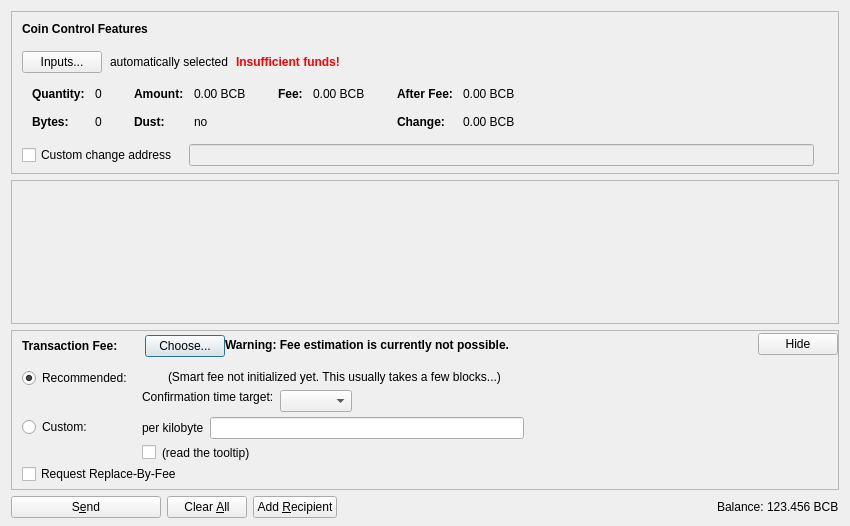
<?xml version="1.0" encoding="UTF-8"?>
<ui version="4.0">
 <class>SendCoinsDialog</class>
 <widget class="QDialog" name="SendCoinsDialog">
  <property name="geometry">
   <rect>
    <x>0</x>
    <y>0</y>
    <width>850</width>
    <height>526</height>
   </rect>
  </property>
  <property name="windowTitle">
   <string>Send Coins</string>
  </property>
  <layout class="QVBoxLayout" name="verticalLayout" stretch="0,1,0,0">
   <property name="bottomMargin">
    <number>8</number>
   </property>
   <item>
    <widget class="QFrame" name="frameCoinControl">
     <property name="sizePolicy">
      <sizepolicy hsizetype="Expanding" vsizetype="Expanding">
       <horstretch>0</horstretch>
       <verstretch>0</verstretch>
      </sizepolicy>
     </property>
     <property name="maximumSize">
      <size>
       <width>16777215</width>
       <height>16777215</height>
      </size>
     </property>
     <property name="frameShape">
      <enum>QFrame::StyledPanel</enum>
     </property>
     <property name="frameShadow">
      <enum>QFrame::Sunken</enum>
     </property>
     <layout class="QVBoxLayout" name="verticalLayoutCoinControl2">
      <property name="spacing">
       <number>0</number>
      </property>
      <property name="leftMargin">
       <number>0</number>
      </property>
      <property name="topMargin">
       <number>0</number>
      </property>
      <property name="rightMargin">
       <number>0</number>
      </property>
      <property name="bottomMargin">
       <number>6</number>
      </property>
      <item>
       <layout class="QVBoxLayout" name="verticalLayoutCoinControl" stretch="0,0,0,0,1">
        <property name="spacing">
         <number>0</number>
        </property>
        <property name="leftMargin">
         <number>10</number>
        </property>
        <property name="topMargin">
         <number>10</number>
        </property>
        <item>
         <layout class="QHBoxLayout" name="horizontalLayoutCoinControl1">
          <property name="bottomMargin">
           <number>15</number>
          </property>
          <item>
           <widget class="QLabel" name="labelCoinControlFeatures">
            <property name="sizePolicy">
             <sizepolicy hsizetype="Preferred" vsizetype="Maximum">
              <horstretch>0</horstretch>
              <verstretch>0</verstretch>
             </sizepolicy>
            </property>
            <property name="font">
             <font>
              <weight>75</weight>
              <bold>true</bold>
             </font>
            </property>
            <property name="styleSheet">
             <string notr="true">font-weight:bold;</string>
            </property>
            <property name="text">
             <string>Coin Control Features</string>
            </property>
           </widget>
          </item>
         </layout>
        </item>
        <item>
         <layout class="QHBoxLayout" name="horizontalLayoutCoinControl2" stretch="0,0,0,0">
          <property name="spacing">
           <number>8</number>
          </property>
          <property name="bottomMargin">
           <number>10</number>
          </property>
          <item>
           <widget class="QPushButton" name="pushButtonCoinControl">
            <property name="styleSheet">
             <string notr="true"/>
            </property>
            <property name="text">
             <string>Inputs...</string>
            </property>
            <property name="autoDefault">
             <bool>false</bool>
            </property>
           </widget>
          </item>
          <item>
           <widget class="QLabel" name="labelCoinControlAutomaticallySelected">
            <property name="text">
             <string>automatically selected</string>
            </property>
            <property name="margin">
             <number>5</number>
            </property>
           </widget>
          </item>
          <item>
           <widget class="QLabel" name="labelCoinControlInsuffFunds">
            <property name="font">
             <font>
              <weight>75</weight>
              <bold>true</bold>
             </font>
            </property>
            <property name="styleSheet">
             <string notr="true">color:red;font-weight:bold;</string>
            </property>
            <property name="text">
             <string>Insufficient funds!</string>
            </property>
            <property name="margin">
             <number>5</number>
            </property>
           </widget>
          </item>
          <item>
           <spacer name="horizontalSpacerCoinControl">
            <property name="orientation">
             <enum>Qt::Horizontal</enum>
            </property>
            <property name="sizeHint" stdset="0">
             <size>
              <width>40</width>
              <height>1</height>
             </size>
            </property>
           </spacer>
          </item>
         </layout>
        </item>
        <item>
         <widget class="QWidget" name="widgetCoinControl" native="true">
          <property name="sizePolicy">
           <sizepolicy hsizetype="Preferred" vsizetype="Preferred">
            <horstretch>0</horstretch>
            <verstretch>0</verstretch>
           </sizepolicy>
          </property>
          <property name="minimumSize">
           <size>
            <width>0</width>
            <height>0</height>
           </size>
          </property>
          <property name="styleSheet">
           <string notr="true"/>
          </property>
          <layout class="QHBoxLayout" name="horizontalLayoutCoinControl5">
           <property name="leftMargin">
            <number>0</number>
           </property>
           <property name="topMargin">
            <number>0</number>
           </property>
           <property name="rightMargin">
            <number>0</number>
           </property>
           <property name="bottomMargin">
            <number>0</number>
           </property>
           <item>
            <layout class="QHBoxLayout" name="horizontalLayoutCoinControl3" stretch="0,0,0,1">
             <property name="spacing">
              <number>20</number>
             </property>
             <property name="topMargin">
              <number>0</number>
             </property>
             <property name="bottomMargin">
              <number>10</number>
             </property>
             <item>
              <layout class="QFormLayout" name="formLayoutCoinControl1">
               <property name="horizontalSpacing">
                <number>10</number>
               </property>
               <property name="verticalSpacing">
                <number>14</number>
               </property>
               <property name="leftMargin">
                <number>10</number>
               </property>
               <property name="topMargin">
                <number>4</number>
               </property>
               <property name="rightMargin">
                <number>6</number>
               </property>
               <item row="0" column="0">
                <widget class="QLabel" name="labelCoinControlQuantityText">
                 <property name="font">
                  <font>
                   <weight>75</weight>
                   <bold>true</bold>
                  </font>
                 </property>
                 <property name="text">
                  <string>Quantity:</string>
                 </property>
                 <property name="margin">
                  <number>0</number>
                 </property>
                </widget>
               </item>
               <item row="0" column="1">
                <widget class="QLabel" name="labelCoinControlQuantity">
                 <property name="cursor">
                  <cursorShape>IBeamCursor</cursorShape>
                 </property>
                 <property name="contextMenuPolicy">
                  <enum>Qt::ActionsContextMenu</enum>
                 </property>
                 <property name="text">
                  <string notr="true">0</string>
                 </property>
                 <property name="margin">
                  <number>0</number>
                 </property>
                 <property name="textInteractionFlags">
                  <set>Qt::LinksAccessibleByMouse|Qt::TextSelectableByKeyboard|Qt::TextSelectableByMouse</set>
                 </property>
                </widget>
               </item>
               <item row="1" column="0">
                <widget class="QLabel" name="labelCoinControlBytesText">
                 <property name="font">
                  <font>
                   <weight>75</weight>
                   <bold>true</bold>
                  </font>
                 </property>
                 <property name="text">
                  <string>Bytes:</string>
                 </property>
                </widget>
               </item>
               <item row="1" column="1">
                <widget class="QLabel" name="labelCoinControlBytes">
                 <property name="cursor">
                  <cursorShape>IBeamCursor</cursorShape>
                 </property>
                 <property name="contextMenuPolicy">
                  <enum>Qt::ActionsContextMenu</enum>
                 </property>
                 <property name="text">
                  <string notr="true">0</string>
                 </property>
                 <property name="textInteractionFlags">
                  <set>Qt::LinksAccessibleByMouse|Qt::TextSelectableByKeyboard|Qt::TextSelectableByMouse</set>
                 </property>
                </widget>
               </item>
              </layout>
             </item>
             <item>
              <layout class="QFormLayout" name="formLayoutCoinControl2">
               <property name="horizontalSpacing">
                <number>10</number>
               </property>
               <property name="verticalSpacing">
                <number>14</number>
               </property>
               <property name="leftMargin">
                <number>6</number>
               </property>
               <property name="topMargin">
                <number>4</number>
               </property>
               <property name="rightMargin">
                <number>6</number>
               </property>
               <item row="0" column="0">
                <widget class="QLabel" name="labelCoinControlAmountText">
                 <property name="font">
                  <font>
                   <weight>75</weight>
                   <bold>true</bold>
                  </font>
                 </property>
                 <property name="text">
                  <string>Amount:</string>
                 </property>
                 <property name="margin">
                  <number>0</number>
                 </property>
                </widget>
               </item>
               <item row="0" column="1">
                <widget class="QLabel" name="labelCoinControlAmount">
                 <property name="cursor">
                  <cursorShape>IBeamCursor</cursorShape>
                 </property>
                 <property name="contextMenuPolicy">
                  <enum>Qt::ActionsContextMenu</enum>
                 </property>
                 <property name="text">
                  <string notr="true">0.00 BCB</string>
                 </property>
                 <property name="textInteractionFlags">
                  <set>Qt::LinksAccessibleByMouse|Qt::TextSelectableByKeyboard|Qt::TextSelectableByMouse</set>
                 </property>
                </widget>
               </item>
               <item row="1" column="0">
                <widget class="QLabel" name="labelCoinControlLowOutputText">
                 <property name="font">
                  <font>
                   <weight>75</weight>
                   <bold>true</bold>
                  </font>
                 </property>
                 <property name="text">
                  <string>Dust:</string>
                 </property>
                </widget>
               </item>
               <item row="1" column="1">
                <widget class="QLabel" name="labelCoinControlLowOutput">
                 <property name="cursor">
                  <cursorShape>IBeamCursor</cursorShape>
                 </property>
                 <property name="contextMenuPolicy">
                  <enum>Qt::ActionsContextMenu</enum>
                 </property>
                 <property name="text">
                  <string notr="true">no</string>
                 </property>
                 <property name="textInteractionFlags">
                  <set>Qt::LinksAccessibleByMouse|Qt::TextSelectableByKeyboard|Qt::TextSelectableByMouse</set>
                 </property>
                </widget>
               </item>
              </layout>
             </item>
             <item>
              <layout class="QFormLayout" name="formLayoutCoinControl3">
               <property name="horizontalSpacing">
                <number>10</number>
               </property>
               <property name="verticalSpacing">
                <number>14</number>
               </property>
               <property name="leftMargin">
                <number>6</number>
               </property>
               <property name="topMargin">
                <number>4</number>
               </property>
               <property name="rightMargin">
                <number>6</number>
               </property>
               <item row="0" column="0">
                <widget class="QLabel" name="labelCoinControlFeeText">
                 <property name="font">
                  <font>
                   <weight>75</weight>
                   <bold>true</bold>
                  </font>
                 </property>
                 <property name="text">
                  <string>Fee:</string>
                 </property>
                 <property name="margin">
                  <number>0</number>
                 </property>
                </widget>
               </item>
               <item row="0" column="1">
                <widget class="QLabel" name="labelCoinControlFee">
                 <property name="cursor">
                  <cursorShape>IBeamCursor</cursorShape>
                 </property>
                 <property name="contextMenuPolicy">
                  <enum>Qt::ActionsContextMenu</enum>
                 </property>
                 <property name="text">
                  <string notr="true">0.00 BCB</string>
                 </property>
                 <property name="textInteractionFlags">
                  <set>Qt::LinksAccessibleByMouse|Qt::TextSelectableByKeyboard|Qt::TextSelectableByMouse</set>
                 </property>
                </widget>
               </item>
              </layout>
             </item>
             <item>
              <layout class="QFormLayout" name="formLayoutCoinControl4">
               <property name="horizontalSpacing">
                <number>10</number>
               </property>
               <property name="verticalSpacing">
                <number>14</number>
               </property>
               <property name="leftMargin">
                <number>6</number>
               </property>
               <property name="topMargin">
                <number>4</number>
               </property>
               <property name="rightMargin">
                <number>6</number>
               </property>
               <item row="0" column="0">
                <widget class="QLabel" name="labelCoinControlAfterFeeText">
                 <property name="font">
                  <font>
                   <weight>75</weight>
                   <bold>true</bold>
                  </font>
                 </property>
                 <property name="text">
                  <string>After Fee:</string>
                 </property>
                 <property name="margin">
                  <number>0</number>
                 </property>
                </widget>
               </item>
               <item row="0" column="1">
                <widget class="QLabel" name="labelCoinControlAfterFee">
                 <property name="cursor">
                  <cursorShape>IBeamCursor</cursorShape>
                 </property>
                 <property name="contextMenuPolicy">
                  <enum>Qt::ActionsContextMenu</enum>
                 </property>
                 <property name="text">
                  <string notr="true">0.00 BCB</string>
                 </property>
                 <property name="textInteractionFlags">
                  <set>Qt::LinksAccessibleByMouse|Qt::TextSelectableByKeyboard|Qt::TextSelectableByMouse</set>
                 </property>
                </widget>
               </item>
               <item row="1" column="0">
                <widget class="QLabel" name="labelCoinControlChangeText">
                 <property name="font">
                  <font>
                   <weight>75</weight>
                   <bold>true</bold>
                  </font>
                 </property>
                 <property name="text">
                  <string>Change:</string>
                 </property>
                </widget>
               </item>
               <item row="1" column="1">
                <widget class="QLabel" name="labelCoinControlChange">
                 <property name="cursor">
                  <cursorShape>IBeamCursor</cursorShape>
                 </property>
                 <property name="contextMenuPolicy">
                  <enum>Qt::ActionsContextMenu</enum>
                 </property>
                 <property name="text">
                  <string notr="true">0.00 BCB</string>
                 </property>
                 <property name="textInteractionFlags">
                  <set>Qt::LinksAccessibleByMouse|Qt::TextSelectableByKeyboard|Qt::TextSelectableByMouse</set>
                 </property>
                </widget>
               </item>
              </layout>
             </item>
            </layout>
           </item>
          </layout>
         </widget>
        </item>
        <item>
         <layout class="QHBoxLayout" name="horizontalLayoutCoinControl4" stretch="0,0,0">
          <property name="spacing">
           <number>12</number>
          </property>
          <property name="sizeConstraint">
           <enum>QLayout::SetDefaultConstraint</enum>
          </property>
          <property name="topMargin">
           <number>5</number>
          </property>
          <property name="rightMargin">
           <number>5</number>
          </property>
          <item>
           <widget class="QCheckBox" name="checkBoxCoinControlChange">
            <property name="toolTip">
             <string>If this is activated, but the change address is empty or invalid, change will be sent to a newly generated address.</string>
            </property>
            <property name="text">
             <string>Custom change address</string>
            </property>
           </widget>
          </item>
          <item>
           <widget class="QValidatedLineEdit" name="lineEditCoinControlChange">
            <property name="enabled">
             <bool>false</bool>
            </property>
            <property name="sizePolicy">
             <sizepolicy hsizetype="Expanding" vsizetype="Fixed">
              <horstretch>0</horstretch>
              <verstretch>0</verstretch>
             </sizepolicy>
            </property>
           </widget>
          </item>
          <item>
           <widget class="QLabel" name="labelCoinControlChangeLabel">
            <property name="sizePolicy">
             <sizepolicy hsizetype="Preferred" vsizetype="Expanding">
              <horstretch>0</horstretch>
              <verstretch>0</verstretch>
             </sizepolicy>
            </property>
            <property name="minimumSize">
             <size>
              <width>0</width>
              <height>0</height>
             </size>
            </property>
            <property name="text">
             <string/>
            </property>
            <property name="margin">
             <number>3</number>
            </property>
           </widget>
          </item>
         </layout>
        </item>
        <item>
         <spacer name="verticalSpacerCoinControl">
          <property name="orientation">
           <enum>Qt::Vertical</enum>
          </property>
          <property name="sizeHint" stdset="0">
           <size>
            <width>800</width>
            <height>1</height>
           </size>
          </property>
         </spacer>
        </item>
       </layout>
      </item>
     </layout>
    </widget>
   </item>
   <item>
    <widget class="QScrollArea" name="scrollArea">
     <property name="widgetResizable">
      <bool>true</bool>
     </property>
     <widget class="QWidget" name="scrollAreaWidgetContents">
      <property name="geometry">
       <rect>
        <x>0</x>
        <y>0</y>
        <width>830</width>
        <height>104</height>
       </rect>
      </property>
      <layout class="QVBoxLayout" name="verticalLayout_2" stretch="0,1">
       <property name="leftMargin">
        <number>0</number>
       </property>
       <property name="topMargin">
        <number>0</number>
       </property>
       <property name="rightMargin">
        <number>0</number>
       </property>
       <property name="bottomMargin">
        <number>0</number>
       </property>
       <item>
        <layout class="QVBoxLayout" name="entries">
         <property name="spacing">
          <number>6</number>
         </property>
        </layout>
       </item>
       <item>
        <spacer name="verticalSpacer">
         <property name="orientation">
          <enum>Qt::Vertical</enum>
         </property>
         <property name="sizeHint" stdset="0">
          <size>
           <width>20</width>
           <height>40</height>
          </size>
         </property>
        </spacer>
       </item>
      </layout>
     </widget>
    </widget>
   </item>
   <item>
    <widget class="QFrame" name="frameFee">
     <property name="sizePolicy">
      <sizepolicy hsizetype="Expanding" vsizetype="Expanding">
       <horstretch>0</horstretch>
       <verstretch>0</verstretch>
      </sizepolicy>
     </property>
     <property name="maximumSize">
      <size>
       <width>16777215</width>
       <height>16777215</height>
      </size>
     </property>
     <property name="frameShape">
      <enum>QFrame::StyledPanel</enum>
     </property>
     <property name="frameShadow">
      <enum>QFrame::Sunken</enum>
     </property>
     <layout class="QVBoxLayout" name="verticalLayoutFee1">
      <property name="spacing">
       <number>0</number>
      </property>
      <property name="leftMargin">
       <number>0</number>
      </property>
      <property name="topMargin">
       <number>0</number>
      </property>
      <property name="rightMargin">
       <number>0</number>
      </property>
      <property name="bottomMargin">
       <number>0</number>
      </property>
      <item>
       <layout class="QVBoxLayout" name="verticalLayoutFee2" stretch="0,0,0">
        <property name="spacing">
         <number>0</number>
        </property>
        <property name="leftMargin">
         <number>10</number>
        </property>
        <property name="topMargin">
         <number>0</number>
        </property>
        <item>
         <layout class="QHBoxLayout" name="horizontalLayoutFee1">
          <property name="bottomMargin">
           <number>0</number>
          </property>
          <item>
           <layout class="QVBoxLayout" name="verticalLayoutFee7">
            <property name="spacing">
             <number>0</number>
            </property>
            <item>
             <spacer name="verticalSpacerSmartFee">
              <property name="orientation">
               <enum>Qt::Vertical</enum>
              </property>
              <property name="sizeType">
               <enum>QSizePolicy::Fixed</enum>
              </property>
              <property name="sizeHint" stdset="0">
               <size>
                <width>1</width>
                <height>4</height>
               </size>
              </property>
             </spacer>
            </item>
            <item>
             <layout class="QHBoxLayout" name="horizontalLayoutSmartFee">
              <property name="spacing">
               <number>10</number>
              </property>
              <item>
               <widget class="QLabel" name="labelFeeHeadline">
                <property name="sizePolicy">
                 <sizepolicy hsizetype="Preferred" vsizetype="Maximum">
                  <horstretch>0</horstretch>
                  <verstretch>0</verstretch>
                 </sizepolicy>
                </property>
                <property name="font">
                 <font>
                  <weight>75</weight>
                  <bold>true</bold>
                 </font>
                </property>
                <property name="styleSheet">
                 <string notr="true">font-weight:bold;</string>
                </property>
                <property name="text">
                 <string>Transaction Fee:</string>
                </property>
               </widget>
              </item>
              <item>
               <widget class="QLabel" name="labelFeeMinimized">
                <property name="text">
                 <string/>
                </property>
               </widget>
              </item>
              <item>
               <widget class="QPushButton" name="buttonChooseFee">
                <property name="text">
                 <string>Choose...</string>
                </property>
               </widget>
              </item>
             </layout>
            </item>
            <item>
             <spacer name="verticalSpacer_5">
              <property name="orientation">
               <enum>Qt::Vertical</enum>
              </property>
              <property name="sizeHint" stdset="0">
               <size>
                <width>1</width>
                <height>1</height>
               </size>
              </property>
             </spacer>
            </item>
           </layout>
          </item>
          <item>
           <widget class="QLabel" name="fallbackFeeWarningLabel">
            <property name="toolTip">
             <string>Using the fallbackfee can result in sending a transaction that will take several hours or days (or never) to confirm. Consider choosing your fee manually or wait until you have validated the complete chain.</string>
            </property>
            <property name="font">
            <font>
                <weight>75</weight>
                <bold>true</bold>
            </font>
            </property>
            <property name="text">
             <string>Warning: Fee estimation is currently not possible.</string>
            </property>
            <property name="wordWrap">
             <bool>false</bool>
            </property>
           </widget>
          </item>
          <item>
           <spacer name="horizontalSpacer_4">
            <property name="orientation">
             <enum>Qt::Horizontal</enum>
            </property>
            <property name="sizeType">
             <enum>QSizePolicy::MinimumExpanding</enum>
            </property>
            <property name="sizeHint" stdset="0">
             <size>
              <width>40</width>
              <height>20</height>
             </size>
            </property>
           </spacer>
          </item>
          <item>
           <widget class="QPushButton" name="buttonMinimizeFee">
            <property name="toolTip">
             <string>collapse fee-settings</string>
            </property>
            <property name="text">
             <string>Hide</string>
            </property>
           </widget>
          </item>
         </layout>
        </item>
        <item>
         <widget class="QFrame" name="frameFeeSelection">
          <layout class="QVBoxLayout" name="verticalLayoutFee12">
           <property name="spacing">
            <number>0</number>
           </property>
           <property name="leftMargin">
            <number>0</number>
           </property>
           <property name="topMargin">
            <number>0</number>
           </property>
           <property name="rightMargin">
            <number>0</number>
           </property>
           <property name="bottomMargin">
            <number>0</number>
           </property>
           <item>
            <layout class="QGridLayout" name="gridLayoutFee">
             <property name="topMargin">
              <number>10</number>
             </property>
             <property name="bottomMargin">
              <number>4</number>
             </property>
             <property name="horizontalSpacing">
              <number>10</number>
             </property>
             <property name="verticalSpacing">
              <number>4</number>
             </property>
             <item row="1" column="1">
              <layout class="QVBoxLayout" name="verticalLayoutFee8">
               <property name="spacing">
                <number>6</number>
               </property>
               <item>
                <layout class="QHBoxLayout" name="horizontalLayoutFee13">
                 <item>
                  <widget class="QLabel" name="labelCustomPerKilobyte">
                   <property name="toolTip">
                    <string>If the custom fee is set to 1000 satoshis and the transaction is only 250 bytes, then &quot;per kilobyte&quot; only pays 250 satoshis in fee, while &quot;total at least&quot; pays 1000 satoshis. For transactions bigger than a kilobyte both pay by kilobyte.</string>
                   </property>
                   <property name="text">
                    <string>per kilobyte</string>
                   </property>
                  </widget>
                 </item>
                 <item>
                  <widget class="BitcoinBridgeAmountField" name="customFee"/>
                 </item>
                 <item>
                  <spacer name="horizontalSpacer_6">
                   <property name="orientation">
                    <enum>Qt::Horizontal</enum>
                   </property>
                   <property name="sizeHint" stdset="0">
                    <size>
                     <width>1</width>
                     <height>1</height>
                    </size>
                   </property>
                  </spacer>
                 </item>
                </layout>
               </item>
               <item>
                <layout class="QHBoxLayout" name="horizontalLayoutFee8">
                 <item>
                  <widget class="QCheckBox" name="checkBoxMinimumFee">
                   <property name="toolTip">
                    <string>Paying only the minimum fee is just fine as long as there is less transaction volume than space in the blocks. But be aware that this can end up in a never confirming transaction once there is more demand for bitcoinbridge transactions than the network can process.</string>
                   </property>
                   <property name="text">
                    <string/>
                   </property>
                  </widget>
                 </item>
                 <item>
                  <widget class="QLabel" name="labelMinFeeWarning">
                   <property name="enabled">
                    <bool>true</bool>
                   </property>
                   <property name="toolTip">
                    <string>Paying only the minimum fee is just fine as long as there is less transaction volume than space in the blocks. But be aware that this can end up in a never confirming transaction once there is more demand for bitcoinbridge transactions than the network can process.</string>
                   </property>
                   <property name="text">
                    <string>(read the tooltip)</string>
                   </property>
                   <property name="margin">
                    <number>5</number>
                   </property>
                  </widget>
                 </item>
                 <item>
                  <spacer name="horizontalSpacer_2">
                   <property name="orientation">
                    <enum>Qt::Horizontal</enum>
                   </property>
                   <property name="sizeHint" stdset="0">
                    <size>
                     <width>1</width>
                     <height>1</height>
                    </size>
                   </property>
                  </spacer>
                 </item>
                </layout>
               </item>
              </layout>
             </item>
             <item row="0" column="0">
              <layout class="QVBoxLayout" name="verticalLayoutFee4" stretch="0,1">
               <item>
                <widget class="QRadioButton" name="radioSmartFee">
                 <property name="text">
                  <string>Recommended:</string>
                 </property>
                 <property name="checked">
                  <bool>true</bool>
                 </property>
                 <attribute name="buttonGroup">
                  <string notr="true">groupFee</string>
                 </attribute>
                </widget>
               </item>
               <item>
                <spacer name="verticalSpacer_2">
                 <property name="orientation">
                  <enum>Qt::Vertical</enum>
                 </property>
                 <property name="sizeHint" stdset="0">
                  <size>
                   <width>1</width>
                   <height>1</height>
                  </size>
                 </property>
                </spacer>
               </item>
              </layout>
             </item>
             <item row="1" column="0">
              <layout class="QVBoxLayout" name="verticalLayoutFee9" stretch="0,1">
               <item>
                <widget class="QRadioButton" name="radioCustomFee">
                 <property name="text">
                  <string>Custom:</string>
                 </property>
                 <attribute name="buttonGroup">
                  <string notr="true">groupFee</string>
                 </attribute>
                </widget>
               </item>
               <item>
                <spacer name="verticalSpacer_6">
                 <property name="orientation">
                  <enum>Qt::Vertical</enum>
                 </property>
                 <property name="sizeHint" stdset="0">
                  <size>
                   <width>1</width>
                   <height>1</height>
                  </size>
                 </property>
                </spacer>
               </item>
              </layout>
             </item>
             <item row="0" column="1">
              <layout class="QVBoxLayout" name="verticalLayoutFee3" stretch="0,0,1">
               <property name="spacing">
                <number>6</number>
               </property>
               <property name="topMargin">
                <number>2</number>
               </property>
               <item>
                <layout class="QHBoxLayout" name="horizontalLayoutFee12">
                 <item>
                  <widget class="QLabel" name="labelSmartFee">
                   <property name="text">
                    <string/>
                   </property>
                   <property name="margin">
                    <number>2</number>
                   </property>
                  </widget>
                 </item>
                 <item>
                  <widget class="QLabel" name="labelFeeEstimation">
                   <property name="text">
                    <string/>
                   </property>
                  </widget>
                 </item>
                 <item>
                  <widget class="QLabel" name="labelSmartFee2">
                   <property name="text">
                    <string>(Smart fee not initialized yet. This usually takes a few blocks...)</string>
                   </property>
                   <property name="margin">
                    <number>2</number>
                   </property>
                  </widget>
                 </item>
                 <item>
                  <spacer name="horizontalSpacer_5">
                   <property name="orientation">
                    <enum>Qt::Horizontal</enum>
                   </property>
                   <property name="sizeHint" stdset="0">
                    <size>
                     <width>1</width>
                     <height>1</height>
                    </size>
                   </property>
                  </spacer>
                 </item>
                </layout>
               </item>
               <item>
                <layout class="QHBoxLayout" name="horizontalLayoutFee9">
                 <item>
                  <layout class="QVBoxLayout" name="verticalLayoutFee6">
                   <item>
                    <widget class="QLabel" name="labelSmartFee3">
                     <property name="text">
                      <string>Confirmation time target:</string>
                     </property>
                     <property name="margin">
                      <number>2</number>
                     </property>
                    </widget>
                   </item>
                   <item>
                    <spacer name="verticalSpacer_3">
                     <property name="orientation">
                      <enum>Qt::Vertical</enum>
                     </property>
                     <property name="sizeHint" stdset="0">
                      <size>
                       <width>1</width>
                       <height>1</height>
                      </size>
                     </property>
                    </spacer>
                   </item>
                  </layout>
                 </item>
                 <item>
                  <layout class="QVBoxLayout" name="verticalLayoutFee5">
                   <property name="rightMargin">
                    <number>30</number>
                   </property>
                   <item>
                    <layout class="QHBoxLayout" name="horizontalLayoutConfTarget">
                     <property name="bottomMargin">
                      <number>0</number>
                     </property>
                     <item>
                      <widget class="QComboBox" name="confTargetSelector"/>
                     </item>
                     <item>
                      <spacer name="horizontalSpacerConfTarget">
                       <property name="orientation">
                        <enum>Qt::Horizontal</enum>
                       </property>
                       <property name="sizeHint" stdset="0">
                        <size>
                         <width>40</width>
                         <height>20</height>
                        </size>
                       </property>
                      </spacer>
                     </item>
                    </layout>
                   </item>
                  </layout>
                 </item>
                </layout>
               </item>
               <item>
                <spacer name="verticalSpacer_4">
                 <property name="orientation">
                  <enum>Qt::Vertical</enum>
                 </property>
                 <property name="sizeHint" stdset="0">
                  <size>
                   <width>1</width>
                   <height>1</height>
                  </size>
                 </property>
                </spacer>
               </item>
              </layout>
             </item>
            </layout>
           </item>
           <item>
            <widget class="QCheckBox" name="optInRBF">
             <property name="text">
              <string>Request Replace-By-Fee</string>
             </property>
             <property name="toolTip">
              <string>Indicates that the sender may wish to replace this transaction with a new one paying higher fees (prior to being confirmed).</string>
             </property>
            </widget>
           </item>
          </layout>
         </widget>
        </item>
        <item>
         <spacer name="verticalSpacerFee">
          <property name="orientation">
           <enum>Qt::Vertical</enum>
          </property>
          <property name="sizeHint" stdset="0">
           <size>
            <width>40</width>
            <height>5</height>
           </size>
          </property>
         </spacer>
        </item>
       </layout>
      </item>
     </layout>
    </widget>
   </item>
   <item>
    <layout class="QHBoxLayout" name="horizontalLayout">
     <item>
      <widget class="QPushButton" name="sendButton">
       <property name="minimumSize">
        <size>
         <width>150</width>
         <height>0</height>
        </size>
       </property>
       <property name="toolTip">
        <string>Confirm the send action</string>
       </property>
       <property name="text">
        <string>S&amp;end</string>
       </property>
       <property name="icon">
        <iconset resource="../bitcoinbridge.qrc">
         <normaloff>:/icons/send</normaloff>:/icons/send</iconset>
       </property>
       <property name="autoDefault">
        <bool>false</bool>
       </property>
       <property name="default">
        <bool>false</bool>
       </property>
      </widget>
     </item>
     <item>
      <widget class="QPushButton" name="clearButton">
       <property name="sizePolicy">
        <sizepolicy hsizetype="Minimum" vsizetype="Fixed">
         <horstretch>0</horstretch>
         <verstretch>0</verstretch>
        </sizepolicy>
       </property>
       <property name="toolTip">
        <string>Clear all fields of the form.</string>
       </property>
       <property name="text">
        <string>Clear &amp;All</string>
       </property>
       <property name="icon">
        <iconset resource="../bitcoinbridge.qrc">
         <normaloff>:/icons/remove</normaloff>:/icons/remove</iconset>
       </property>
       <property name="autoDefault">
        <bool>false</bool>
       </property>
      </widget>
     </item>
     <item>
      <widget class="QPushButton" name="addButton">
       <property name="toolTip">
        <string>Send to multiple recipients at once</string>
       </property>
       <property name="text">
        <string>Add &amp;Recipient</string>
       </property>
       <property name="icon">
        <iconset resource="../bitcoinbridge.qrc">
         <normaloff>:/icons/add</normaloff>:/icons/add</iconset>
       </property>
       <property name="autoDefault">
        <bool>false</bool>
       </property>
      </widget>
     </item>
     <item>
      <spacer name="horizontalSpacer">
       <property name="orientation">
        <enum>Qt::Horizontal</enum>
       </property>
       <property name="sizeHint" stdset="0">
        <size>
         <width>40</width>
         <height>20</height>
        </size>
       </property>
      </spacer>
     </item>
     <item>
      <layout class="QHBoxLayout" name="horizontalLayout_2">
       <property name="spacing">
        <number>3</number>
       </property>
       <item>
        <widget class="QLabel" name="label">
         <property name="sizePolicy">
          <sizepolicy hsizetype="Preferred" vsizetype="Fixed">
           <horstretch>0</horstretch>
           <verstretch>0</verstretch>
          </sizepolicy>
         </property>
         <property name="text">
          <string>Balance:</string>
         </property>
        </widget>
       </item>
       <item>
        <widget class="QLabel" name="labelBalance">
         <property name="sizePolicy">
          <sizepolicy hsizetype="Preferred" vsizetype="Fixed">
           <horstretch>0</horstretch>
           <verstretch>0</verstretch>
          </sizepolicy>
         </property>
         <property name="cursor">
          <cursorShape>IBeamCursor</cursorShape>
         </property>
         <property name="text">
          <string notr="true">123.456 BCB</string>
         </property>
         <property name="textInteractionFlags">
          <set>Qt::LinksAccessibleByMouse|Qt::TextSelectableByKeyboard|Qt::TextSelectableByMouse</set>
         </property>
        </widget>
       </item>
      </layout>
     </item>
    </layout>
   </item>
  </layout>
 </widget>
 <customwidgets>
  <customwidget>
   <class>QValidatedLineEdit</class>
   <extends>QLineEdit</extends>
   <header>qvalidatedlineedit.h</header>
  </customwidget>
  <customwidget>
   <class>BitcoinBridgeAmountField</class>
   <extends>QLineEdit</extends>
   <header>bitcoinbridgeamountfield.h</header>
   <container>1</container>
  </customwidget>
 </customwidgets>
 <resources>
  <include location="../bitcoinbridge.qrc"/>
 </resources>
 <connections/>
 <buttongroups>
  <buttongroup name="groupFee"/>
 </buttongroups>
</ui>
